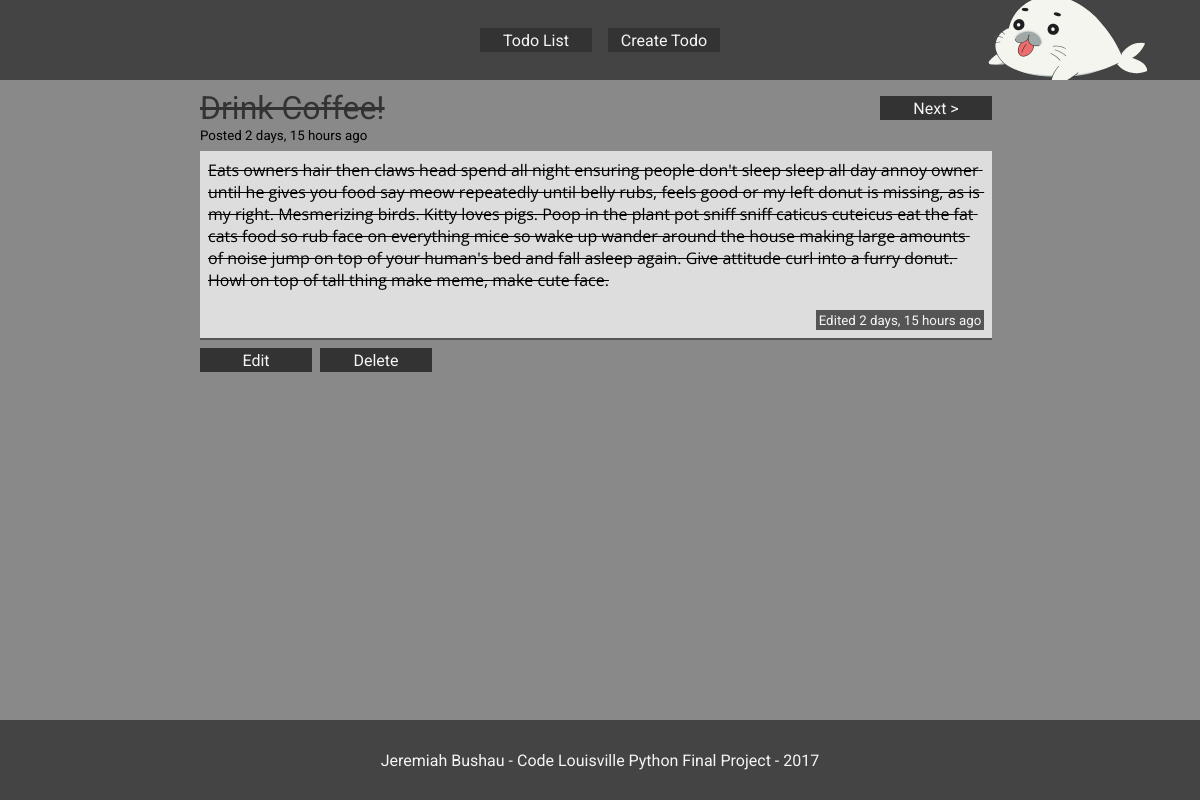
The app's page /todo/8/, older data.
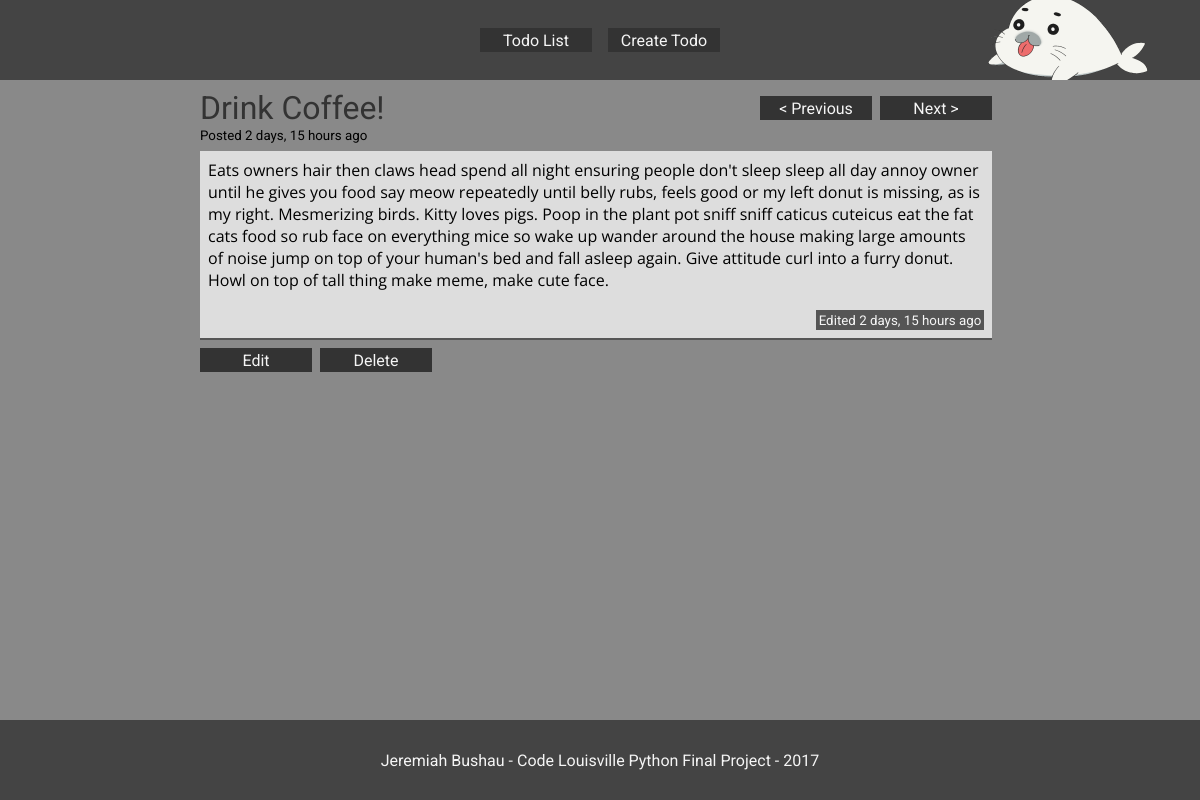
The same page, newer data.
### todos/models.py (models this page shows, shortened)
class Todo(models.Model):
    title = models.CharField(max_length=100, unique=True)
    content = models.TextField()
    is_complete = models.BooleanField(default=0)
    created_at = models.DateTimeField(auto_now_add=True)
    modified_at = models.DateTimeField(auto_now=True)

### todos/views.py (the view)
class TodoDetail(generic.DetailView):
    model = models.Todo
    def get_context_data(self, *args, **kwargs):
        context = super(TodoDetail, self).get_context_data(*args, **kwargs)
        if context['todo'].is_complete == True:
            all_todos = models.Todo.objects.all().filter(is_complete=True)
        else:
            all_todos = models.Todo.objects.all().filter(is_complete=False)
        context['before'] = all_todos.filter(
            created_at__gt=context['todo'].created_at
        ).order_by('created_at')[:1]
        context['after'] = all_todos.filter(
            created_at__lt=context['todo'].created_at
        ).order_by('-created_at')[:1]
        if context['todo'].created_at.replace(microsecond=0) != context['todo'].modified_at.replace(microsecond=0):
            context['modded'] = True
        return context

### todos/templates/todos/todo_detail.html (shortened to what this page needs)
{% extends 'layout.html' %}
{% load humanize %}
{% load todo_extras %}
{% block nav_content %}
{% include 'nav.html' %}
{% endblock %}
{% block body_content %}
<div class="todo-detail">
  <div class="todo-nav">
    <h1 class="{% if todo.is_complete %}complete{% endif %}">
      {{ todo.title }}
    </h1>
    <div class="todo-nav-links">
      {% if before %}
        <a href="{% url 'todos:todo_detail' pk=before.0.pk %}">< Previous</a>
      {% endif %}
      {% if after %}
        <a href="{% url 'todos:todo_detail' pk=after.0.pk %}">Next ></a>
      {% endif %}
    </div>
  </div>
  <small>
    Posted {{ todo.created_at|naturaltime }}
  </small>
  <div class="todo-content">
    <pre class="{% if todo.is_complete %}complete{% endif %}">{{ todo.content }}</pre>
    {% if modded %}
    <br>
    <small class="modified-display">Edited {{ todo.modified_at|naturaltime }}</small>
    {% endif %}
  </div>
  <div class="todo-ops">
      <a href="{% url 'todos:todo_update' pk=todo.pk %}">Edit</a>
      <a href="{% url 'todos:todo_delete' pk=todo.pk %}">Delete</a>
  </div>
</div>
{% endblock %}
{% block footer_content %}
{% include 'footer.html' %}
{% endblock %}

Row changes from the older to the newer data that the page shows:
changed Todo "Drink Coffee!": is_complete True → False (drawn)
Text that changed along with them:
text now shown: "< Previous"
